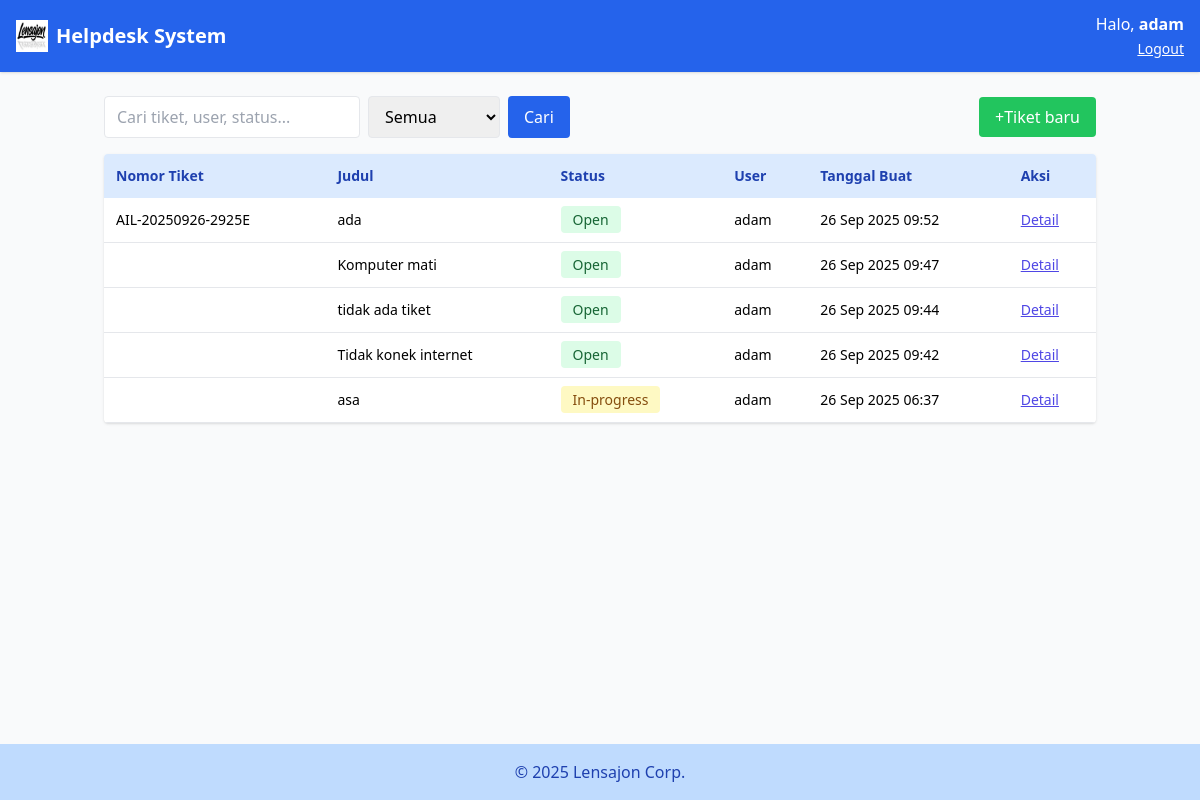
The app's page /dashboard.php (signed in) with its own data.
### tables this page shows
CREATE TABLE `tickets` (
  `id` int(11) NOT NULL,
  `ticket_number` varchar(20) DEFAULT NULL,
  `user_id` int(11) NOT NULL,
  `title` varchar(255) NOT NULL,
  `description` text NOT NULL,
  `attachment` varchar(255) DEFAULT NULL,
  `status` enum('open','in-progress','closed') DEFAULT 'open',
  `created_at` timestamp NOT NULL DEFAULT current_timestamp()
);

CREATE TABLE `users` (
  `id` int(11) NOT NULL,
  `username` varchar(50) NOT NULL,
  `password` varchar(255) NOT NULL,
  `role` enum('admin','user') DEFAULT 'user',
  `created_at` timestamp NOT NULL DEFAULT current_timestamp()
);

### public/dashboard.php (the view, shortened to what this page needs)
<?php
include '../config/database.php';
$isAdmin = $_SESSION['role'] === 'admin';
$userId = $_SESSION['user_id'];
?>
<!DOCTYPE html>
<html lang="en">
<head>
  <script src="https://cdn.tailwindcss.com"></script>
</head>
<body class="bg-gray-50 min-h-screen flex flex-col">
  <nav class="bg-blue-600 text-white px-4 py-3 flex justify-between items-center shadow">
    <div class="flex items-center space-x-2">
      <img src="../img/logo-ail.png" alt="Logo" class="w-8 h-8">
      <h1 class="text-xl font-bold">Helpdesk System</h1>
    </div>
    <div class="flex items-center space-x-6">
      <div class="text-right">
        <p>Halo, <a href="edit_profile.php" class="font-bold hover:underline"><?= $_SESSION['username'] ?></a></p>
        <a href="../actions/logout_action.php" class="underline text-sm">Logout</a>
      </div>
    </div>
  </nav>
  <div class="flex-1 container mx-auto px-4 py-6">
    <div class="flex flex-col sm:flex-row justify-between items-center mb-4 gap-2">
      <div class="flex gap-2 w-full sm:w-auto">
        <input id="searchInput" type="text" placeholder="Cari tiket, user, status..." class="border px-3 py-2 rounded w-full sm:w-64">
        <select id="statusFilter" class="border px-3 py-2 rounded">
          <option value="">Semua</option>
        </select>
        <button onclick="searchTickets()" class="bg-blue-600 text-white px-4 py-2 rounded hover:bg-blue-700">Cari</button>
      </div>
      <div class="flex gap-2">
        <a href="ticket_create.php" class="bg-green-500 text-white px-4 py-2 rounded hover:bg-green-600">+Tiket baru</a>
      </div>
    </div>
    <div class="overflow-x-auto bg-white rounded shadow">
      <table class="min-w-full text-sm text-left" id="ticketTable">
        <thead class="bg-blue-100 text-blue-800">
          <tr>
            <th class="p-3 cursor-pointer" onclick="sortTable(0)">Nomor Tiket </th>
            <th class="p-3 cursor-pointer" onclick="sortTable(1)">Judul </th>
            <th class="p-3 cursor-pointer" onclick="sortTable(2)">Status </th>
            <th class="p-3 cursor-pointer" onclick="sortTable(3)">User </th>
            <th class="p-3 cursor-pointer" onclick="sortTable(4)">Tanggal Buat </th>
            <th class="p-3">Aksi</th>
          </tr>
        </thead>
        <tbody>
          <?php
          $sql = $isAdmin
            ? "SELECT t.*, u.username FROM tickets t JOIN users u ON t.user_id = u.id ORDER BY t.created_at DESC"
            : "SELECT t.*, u.username FROM tickets t JOIN users u ON t.user_id = u.id WHERE t.user_id = $userId ORDER BY t.created_at DESC";
          $result = mysqli_query($conn, $sql);
          while ($row = mysqli_fetch_assoc($result)):
            $statusColor = match($row['status']) {
              'open' => 'bg-green-100 text-green-800',
              'in-progress' => 'bg-yellow-100 text-yellow-800',
              'closed' => 'bg-gray-200 text-gray-700',
              default => 'bg-blue-100 text-blue-800'
            };
          ?>
            <tr class="border-b hover:bg-gray-50">
              <td class="p-3"><?= $row['ticket_number'] ?></td>
              <td class="p-3"><?= $row['title'] ?></td>
              <td class="p-3"><span class="px-3 py-1 rounded <?= $statusColor ?>"><?= ucfirst($row['status']) ?></span></td>
              <td class="p-3"><?= $row['username'] ?></td>
              <td class="p-3"><?= date('d M Y H:i', strtotime($row['created_at'])) ?></td>
              <td class="p-3 flex gap-2">
                <a href="ticket_view.php?id=<?= $row['id'] ?>" class="text-indigo-600 underline">Detail</a>
              </td>
            </tr>
          <?php endwhile; ?>
        </tbody>
      </table>
    </div>
  </div>
  <?php include '../includes/footer.php'; ?>
</body>
</html>

### records on screen
tickets: ticket_number "AIL-20250926-2925E", title "ada", status "Open", user.username "adam", created_at "26 Sep 2025 09:52"
tickets: title "Komputer mati", status "Open", user.username "adam", created_at "26 Sep 2025 09:47"
tickets: title "tidak ada tiket", status "Open", user.username "adam", created_at "26 Sep 2025 09:44"
tickets: title "Tidak konek internet", status "Open", user.username "adam", created_at "26 Sep 2025 09:42"
tickets: title "asa", status "In-progress", user.username "adam", created_at "26 Sep 2025 06:37"

### other values on screen
$_SESSION['username'] "adam"
